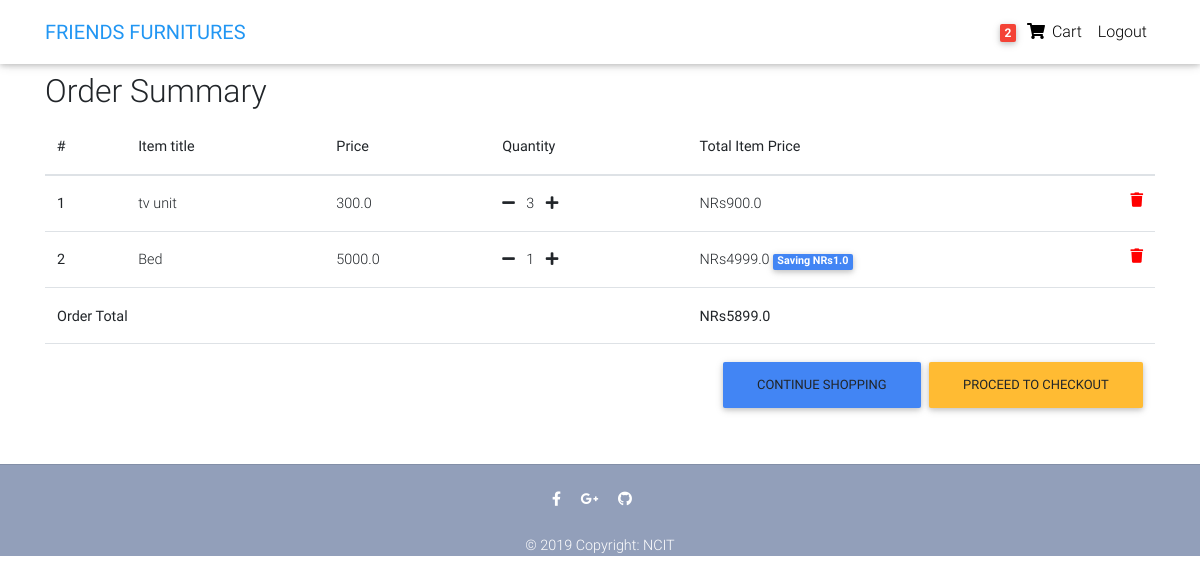
Page /order-summary/ (signed in) on the committed database.
### core/models.py (models this page shows, shortened)
class Order(models.Model):
    user = models.ForeignKey(settings.AUTH_USER_MODEL,
                             on_delete=models.CASCADE)
    ref_code = models.CharField(max_length=20, blank=True, null=True)
    items = models.ManyToManyField(OrderItem)
    start_date = models.DateTimeField(auto_now_add=True)
    ordered_date = models.DateTimeField()
    ordered = models.BooleanField(default=False)
    shipping_address = models.ForeignKey(
        'Address', related_name='shipping_address', on_delete=models.SET_NULL, blank=True, null=True)
    payment = models.ForeignKey(
        'Payment', on_delete=models.SET_NULL, blank=True, null=True)
    coupon = models.ForeignKey(
        'Coupon', on_delete=models.SET_NULL, blank=True, null=True)
    being_delivered = models.BooleanField(default=False)
    received = models.BooleanField(default=False)
    refund_requested = models.BooleanField(default=False)
    refund_granted = models.BooleanField(default=False)
    '''
    1. Item added to cart
    2. Adding a billing address
    (Failed checkout)
    3. Payment
    (Preprocessing, processing, packaging etc.)s
    4. Being delivered
    5. Received
    6. Refunds
    '''
    def get_total(self):
        total = 0
        for order_item in self.items.all():
            total += order_item.get_final_price()
        if self.coupon:
            total -= self.coupon.amount
        return total

class OrderItem(models.Model):
    user = models.ForeignKey(settings.AUTH_USER_MODEL,
                             on_delete=models.CASCADE)
    ordered = models.BooleanField(default=False)
    item = models.ForeignKey(Item, on_delete=models.CASCADE)
    quantity = models.IntegerField(default=1)
    def get_total_item_price(self):
        return self.quantity * self.item.price
    def get_total_discount_item_price(self):
        return self.quantity * self.item.discount_price
    def get_amount_saved(self):
        return self.get_total_item_price() - self.get_total_discount_item_price()
    def get_final_price(self):
        if self.item.discount_price:
            return self.get_total_discount_item_price()
        return self.get_total_item_price()

class Item(models.Model):
    title = models.CharField(max_length=100)
    price = models.FloatField()
    discount_price = models.FloatField(blank=True, null=True)
    category = models.CharField(choices=CATEGORY_CHOICES, max_length=2)
    label = models.CharField(choices=LABEL_CHOICES, max_length=1)
    slug = models.SlugField()
    description = models.TextField()
    store = models.CharField(max_length=100)
    contact = models.CharField(max_length=20)
    image = models.ImageField()

### core/views.py (the view)
# urls.py: path('order-summary/', OrderSummaryView.as_view(), name='order-summary'),
class OrderSummaryView(LoginRequiredMixin, View):
    def get(self, *args, **kwargs):
        try:
            order = Order.objects.get(user=self.request.user, ordered=False)
            context = {
                'object': order
            }
            return render(self.request, 'order_summary.html', context)
        except ObjectDoesNotExist:
            messages.warning(self.request, "You do not have an active order")
            return redirect("/")

### core/templatetags/cart_template_tags.py (called while the page is built)
@register.filter
def cart_item_count(user):
    if user.is_authenticated:
        qs = Order.objects.filter(user=user, ordered=False)
        if qs.exists():
            return qs[0].items.count()
    return 0

### templates/order_summary.html (shortened to what this page needs)
{% extends "base.html" %}
{% block content %}
  <main>
    <div class="container">
    <div class="table-responsive text-nowrap">
    <h2>Order Summary</h2>
    <table class="table">
        <thead>
        <tr>
            <th scope="col">#</th>
            <th scope="col">Item title</th>
            <th scope="col">Price</th>
            <th scope="col">Quantity</th>
            <th scope="col">Total Item Price</th>
        </tr>
        </thead>
        <tbody>
        {% for order_item in object.items.all %}
        <tr>
            <th scope="row">{{ forloop.counter }}</th>
            <td>{{ order_item.item.title }}</td>
            <td>{{ order_item.item.price }}</td>
            <td>
                <a href="{% url 'core:remove-single-item-from-cart' order_item.item.slug %}"><i class="fas fa-minus mr-2"></i></a>
                {{ order_item.quantity }}
                <a href="{% url 'core:add-to-cart' order_item.item.slug %}"><i class="fas fa-plus ml-2"></i></a>
            </td>
            <td>
            {% if order_item.item.discount_price %}
                NRs{{ order_item.get_total_discount_item_price }}
                <span class="badge badge-primary">Saving NRs{{ order_item.get_amount_saved }}</span>
            {% else %}
                NRs{{ order_item.get_total_item_price }}
            {% endif %}
            <a style='color: red;' href="{% url 'core:remove-from-cart' order_item.item.slug %}">
                <i class="fas fa-trash float-right"></i>
            </a>
            </td>
        </tr>
        {% endfor %}
        {% if object.get_total %}
        <tr>
            <td colspan="4"><b>Order Total</b></td>
            <td><b>NRs{{ object.get_total }}</b></td>
        </tr>
        <tr>
            <td colspan="5">
            <a class='btn btn-warning float-right ml-2' href='/checkout/'>Proceed to checkout</a>
            <a class='btn btn-primary float-right' href='/'>Continue shopping</a>
            </td>
        </tr>
        {% endif %}
        </tbody>
    </table>
    </div>
    </div>
  </main>
{% endblock content %}

### templates/navbar.html (shortened to what this page needs)
{% load cart_template_tags %}
<nav class="navbar fixed-top navbar-expand-lg navbar-light white scrolling-navbar">
    <div class="container">
      <a class="navbar-brand waves-effect" href="/">
        <strong class="blue-text">FRIENDS FURNITURES</strong>
      </a>
      <div class="collapse navbar-collapse" id="navbarSupportedContent">
        <ul class="navbar-nav nav-flex-icons">
          {% if request.user.is_authenticated %}
          <li class="nav-item">
            <a href="{% url 'core:order-summary' %}" class="nav-link waves-effect">
              <span class="badge red z-depth-1 mr-1"> {{ request.user|cart_item_count }} </span>
              <i class="fas fa-shopping-cart"></i>
              <span class="clearfix d-none d-sm-inline-block"> Cart </span>
            </a>
          </li>
          <li class="nav-item">
            <a class="nav-link waves-effect" href="{% url 'account_logout' %}">
              <span class="clearfix d-none d-sm-inline-block"> Logout </span>
            </a>
          </li>
          {% endif %}
        </ul>
      </div>
    </div>
  </nav>

### templates/base.html (style rules this page uses)
html, body, header, .carousel { height: 60vh; }

### rows in the picture
OrderItem: item "tv unit", item.price "300.0", quantity "3", get_total_item_price "900.0"
OrderItem: item "Bed", item.price "5000.0", quantity "1", get_total_discount_item_price "4999.0", get_amount_saved "1.0"
Order: get_total "5899.0"

### other values in the picture
{{ request.user|cart_item_count }} "2"
